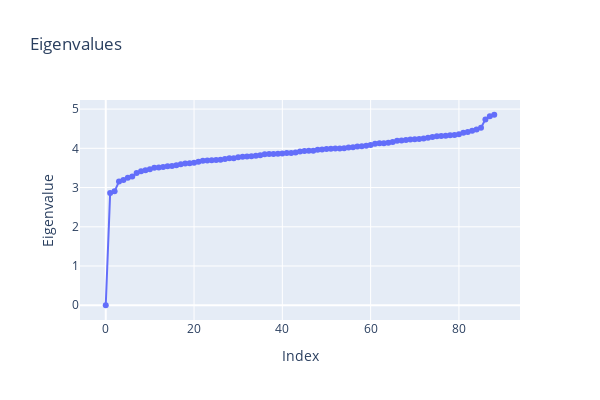

Source (notebook cell):
### Code cell
# plot eigenvalues
fig = go.Figure()
fig.add_trace(go.Scatter(y=e_vals, mode='markers+lines', name='Eigenvalues'))
fig.update_layout(title="Eigenvalues", xaxis_title="Index", yaxis_title="Eigenvalue", height=400, width=600)
fig.show()

### Figure 1 — Plotly figure (JSON) as saved in the notebook; plotly's stock layout.template omitted (floating-point values rounded to 4 significant figures)
{"data": [{"mode": "markers+lines", "name": "Eigenvalues", "type": "scatter", "y": [3.472e-17, 2.862, 2.904, 3.154, 3.194, 3.251, 3.281, 3.371, 3.414, 3.443, 3.466, 3.506, 3.513, 3.527, 3.541, 3.549, 3.569, 3.592, 3.614, 3.62, 3.633, 3.656, 3.682, 3.69, 3.693, 3.701, 3.707, 3.727, 3.746, 3.749, 3.773, 3.784, 3.791, 3.797, 3.811, 3.825, 3.847, 3.854, 3.858, 3.86, 3.866, 3.88, 3.884, 3.897, 3.918, 3.933, 3.938, 3.939, 3.965, 3.972, 3.983, 3.987, 3.994, 3.996, 4.002, 4.023, 4.03, 4.047, 4.05, 4.067, 4.085, 4.114, 4.127, 4.131, 4.139, 4.16, 4.191, 4.197, 4.213, 4.222, 4.231, 4.24, 4.249, 4.271, 4.291, 4.306, 4.316, 4.32, 4.335, 4.34, 4.359, 4.397, 4.418, 4.45, 4.478, 4.523, 4.737, 4.818, 4.856]}], "layout": {"height": 400, "title": {"text": "Eigenvalues"}, "width": 600, "xaxis": {"title": {"text": "Index"}}, "yaxis": {"title": {"text": "Eigenvalue"}}}}
